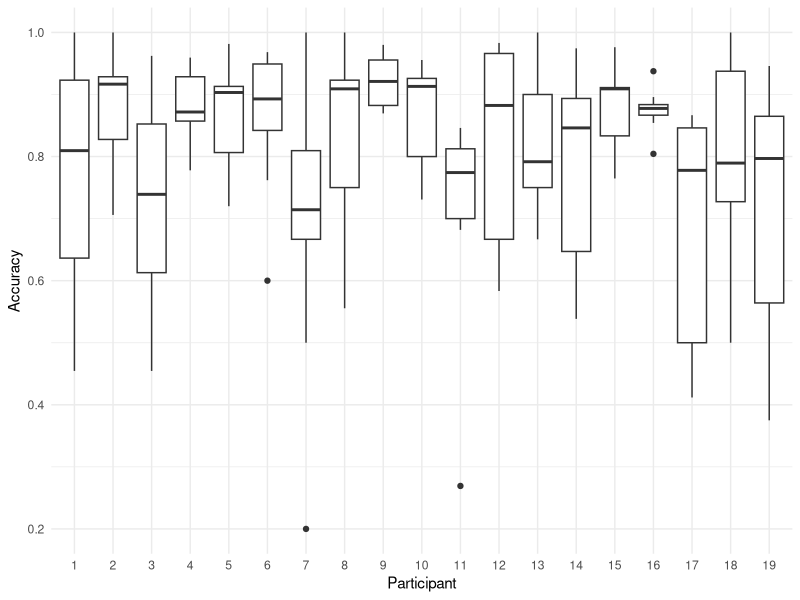
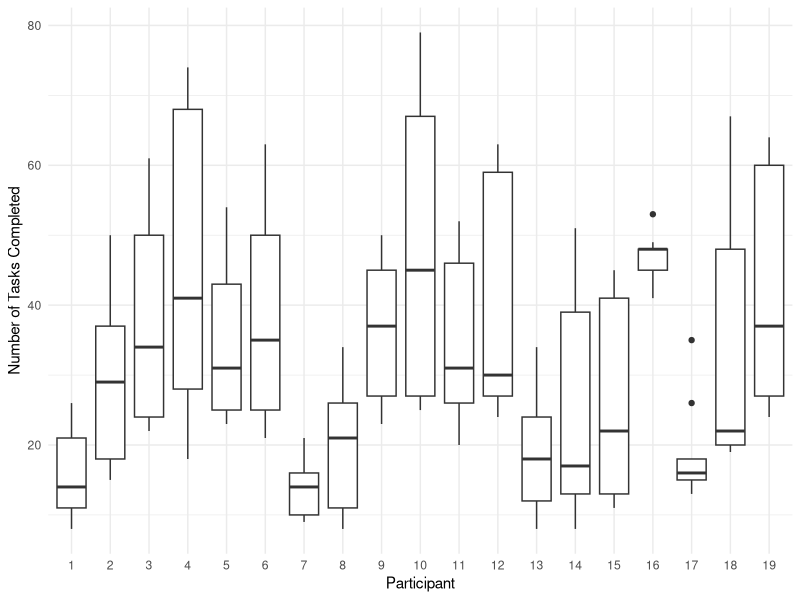
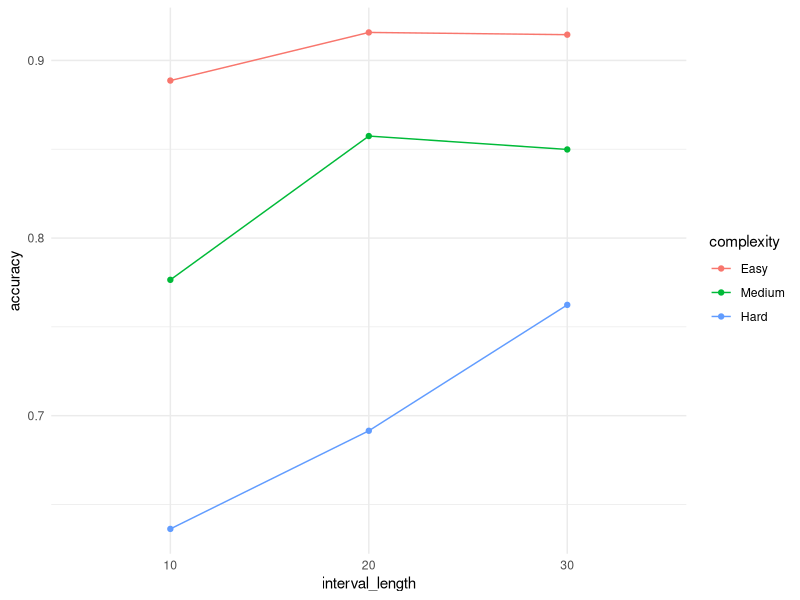
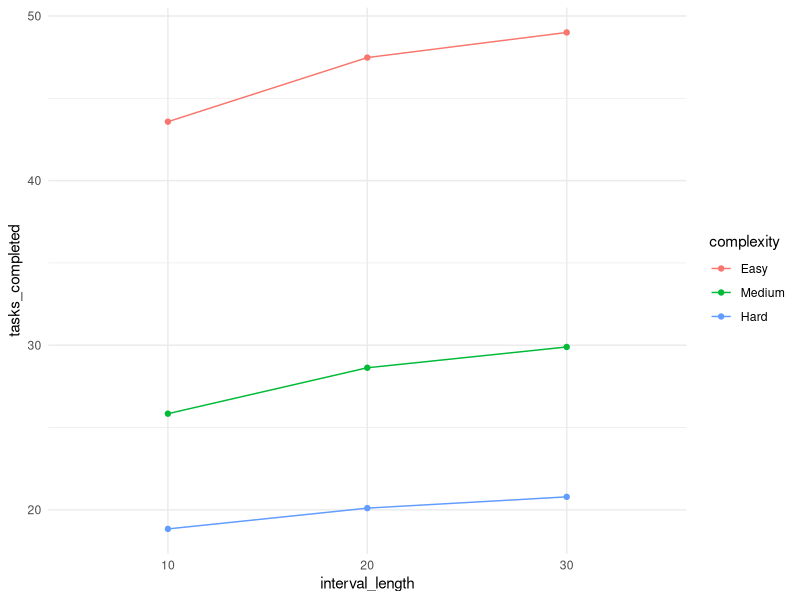
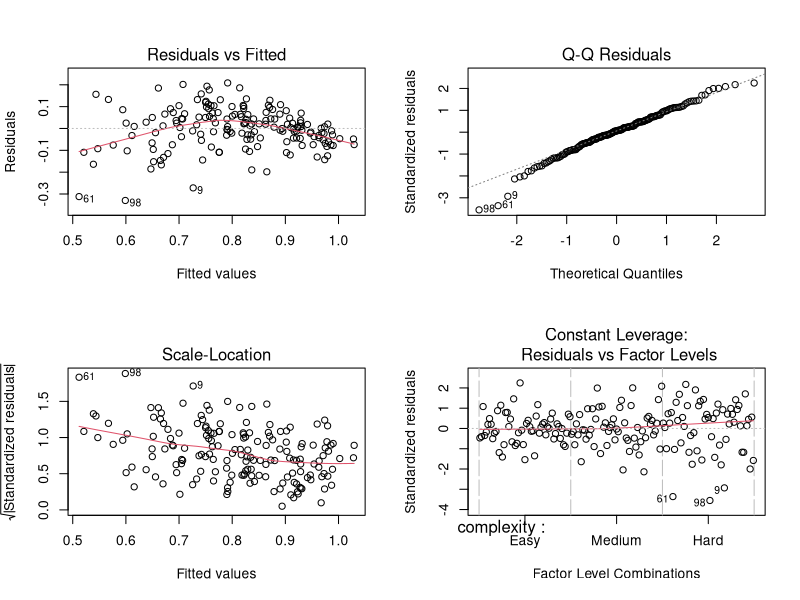
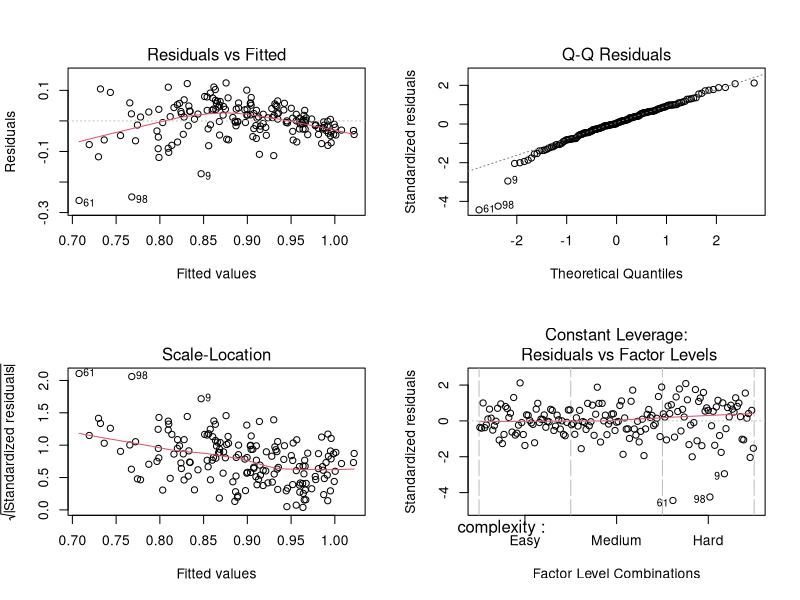
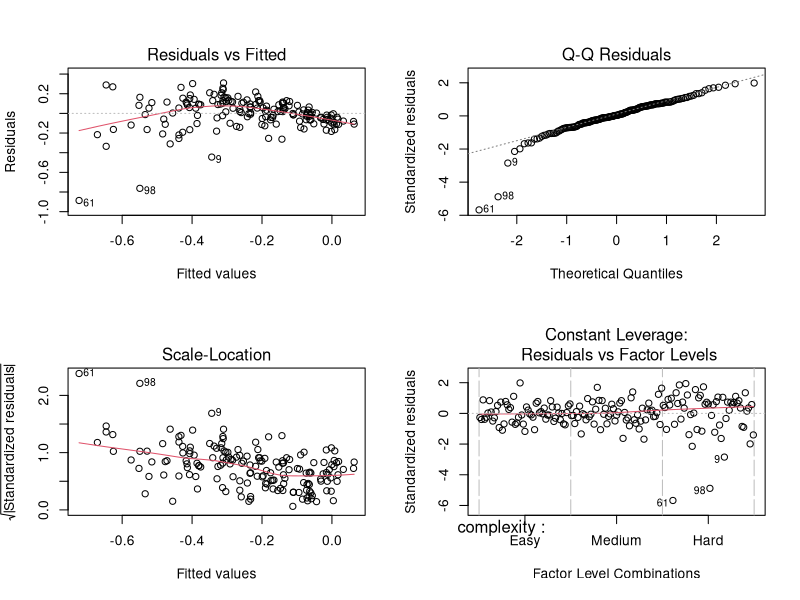
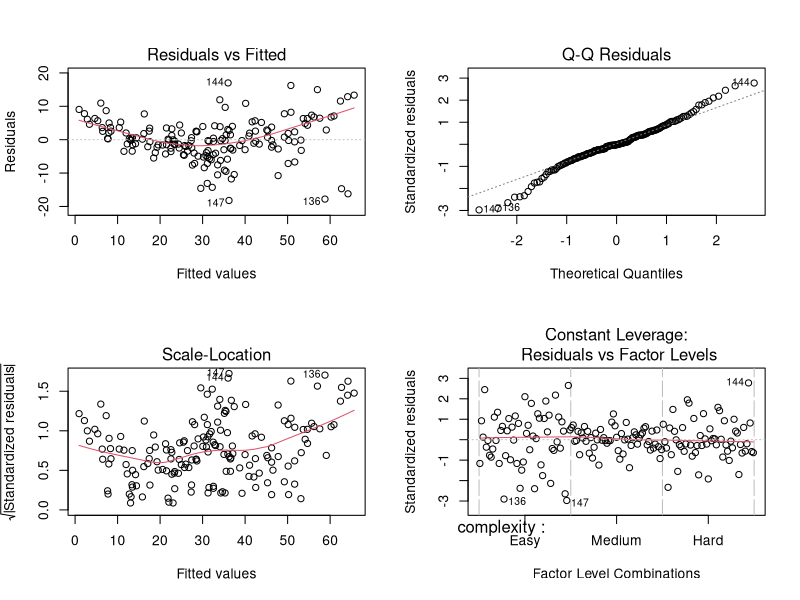

Write the R code that produced these figures, in order.
# Imports
library(tidyverse)
library(emmeans)

# Read data
within_2f <- read_csv("participant_accuracy.csv")

# Convert to categorical variables
within_2f <- within_2f %>%
  mutate(
    participant = factor(participant),
    complexity = factor(complexity,
                        levels = c("Easy", "Medium", "Hard")),
    interval_length = factor(interval_length,
                             levels = c(10,20,30))
  )

# Exploring participant effects and accuracy
ggplot(within_2f, aes(x = participant, y = accuracy)) +
  geom_boxplot() +
  theme_minimal() +
  labs( x = "Participant" ,
        y = "Accuracy" )

# Exploring participant effects and number of tasks completed
ggplot(within_2f, aes(x = participant, y = tasks_completed)) +
  geom_boxplot() +
  theme_minimal() +
  labs( x = "Participant" ,
        y = "Number of Tasks Completed" )

# Interaction plot: roughly parallel lines may suggest little interaction, to be confirmed by ANOVA
ggplot(within_2f, aes(x = interval_length, y = accuracy, color = complexity, group = complexity)) +
  stat_summary(fun = mean, geom = "line") +
  stat_summary(fun = mean, geom = "point") +
  theme_minimal()

# complexity
ggplot(within_2f, aes(x = interval_length, y = tasks_completed, color = complexity, group = complexity)) +
  stat_summary(fun = mean, geom = "line") +
  stat_summary(fun = mean, geom = "point") +
  theme_minimal()

# CHECK INTERACTION EFFECTS (accuracy)
accuracy_blocked <- aov(accuracy~complexity*interval_length + participant, 
                        data=within_2f)
summary(accuracy_blocked) 
# Diagnostic
par(mfrow = c(2,2))
plot(accuracy_blocked)
# Sqrt
accuracy_blockedsqrt <- aov(sqrt(accuracy)~complexity*interval_length + participant, 
                        data=within_2f)
summary(accuracy_blockedsqrt) 
par(mfrow = c(2,2))
plot(accuracy_blockedsqrt)
# Log
accuracy_blockedlog <- aov(log(accuracy)~complexity*interval_length + participant, 
                            data=within_2f)
summary(accuracy_blockedlog)
par(mfrow = c(2,2))
plot(accuracy_blockedlog)

# CHECK INTERACTION EFFECTS (# completed tasks)
tasks_completed_blocked <- aov(tasks_completed~complexity*interval_length + participant, 
                        data=within_2f)
summary(tasks_completed_blocked) 
par(mfrow = c(2,2))
plot(tasks_completed_blocked)
# Sqrt
tasks_completed_blockedsqrt <- aov(sqrt(tasks_completed)~complexity*interval_length + participant, 
                             data=within_2f)
summary(tasks_completed_blockedsqrt) 
par(mfrow = c(2,2))
plot(tasks_completed_blockedsqrt)
# Log
tasks_completed_blockedlog <- aov(log(tasks_completed)~complexity*interval_length + participant, 
                                    data=within_2f)
summary(tasks_completed_blockedlog) 
par(mfrow = c(2,2))
plot(tasks_completed_blockedlog)

# Main effect - complexity
complexity_main <- emmeans(accuracy_blocked, ~ complexity)
pairs(complexity_main, adjust = "tukey")
complexity_main <- emmeans(tasks_completed_blocked, ~ complexity)
pairs(complexity_main, adjust = "tukey")
# All complexity pairs are significant

# Main effect - interval_length
interval_length_main <- emmeans(accuracy_blocked, ~ interval_length)
pairs(interval_length_main, adjust = "tukey")
interval_length_main <- emmeans(tasks_completed_blocked, ~ interval_length)
pairs(interval_length_main, adjust = "tukey")
# interval_length 20 and 30 are not significant
